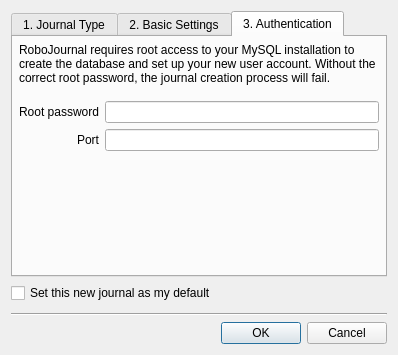
<?xml version="1.0" encoding="UTF-8"?>
<ui version="4.0">
 <class>JournalCreator</class>
 <widget class="QDialog" name="JournalCreator">
  <property name="geometry">
   <rect>
    <x>0</x>
    <y>0</y>
    <width>398</width>
    <height>355</height>
   </rect>
  </property>
  <property name="windowTitle">
   <string>Journal Creator</string>
  </property>
  <property name="windowIcon">
   <iconset resource="../images.qrc">
    <normaloff>:/icons/database_add.png</normaloff>:/icons/database_add.png</iconset>
  </property>
  <layout class="QVBoxLayout" name="verticalLayout_2">
   <item>
    <widget class="QTabWidget" name="TabBox">
     <property name="currentIndex">
      <number>2</number>
     </property>
     <widget class="QWidget" name="Type">
      <attribute name="title">
       <string>1. Journal Type</string>
      </attribute>
      <layout class="QVBoxLayout" name="verticalLayout">
       <property name="margin">
        <number>6</number>
       </property>
       <item>
        <widget class="QLabel" name="label">
         <property name="text">
          <string>Choose new journal database type</string>
         </property>
        </widget>
       </item>
       <item>
        <widget class="QComboBox" name="DBType">
         <item>
          <property name="text">
           <string>SQLite (recommended)</string>
          </property>
         </item>
         <item>
          <property name="text">
           <string>MySQL (advanced users)</string>
          </property>
         </item>
        </widget>
       </item>
       <item>
        <widget class="QTextEdit" name="Description"/>
       </item>
      </layout>
     </widget>
     <widget class="QWidget" name="BasicSettings">
      <attribute name="title">
       <string>2. Basic Settings</string>
      </attribute>
      <layout class="QGridLayout" name="gridLayout">
       <property name="margin">
        <number>6</number>
       </property>
       <item row="0" column="0" colspan="2">
        <widget class="QLabel" name="label_2">
         <property name="text">
          <string>Define the essential parameters of your new journal:</string>
         </property>
         <property name="wordWrap">
          <bool>true</bool>
         </property>
        </widget>
       </item>
       <item row="2" column="0">
        <widget class="QLabel" name="label_3">
         <property name="text">
          <string>Journal name</string>
         </property>
         <property name="alignment">
          <set>Qt::AlignRight|Qt::AlignTrailing|Qt::AlignVCenter</set>
         </property>
        </widget>
       </item>
       <item row="2" column="1">
        <widget class="QLineEdit" name="JournalName">
         <property name="toolTip">
          <string>This is the name that will identify this journal on the host.</string>
         </property>
        </widget>
       </item>
       <item row="3" column="0">
        <widget class="QLabel" name="label_4">
         <property name="text">
          <string>Journal host</string>
         </property>
         <property name="alignment">
          <set>Qt::AlignRight|Qt::AlignTrailing|Qt::AlignVCenter</set>
         </property>
        </widget>
       </item>
       <item row="3" column="1">
        <widget class="QLineEdit" name="Hostname">
         <property name="toolTip">
          <string>This is the machine on which the journal will be created. If the field is left blank the journal is created on this computer.</string>
         </property>
         <property name="placeholderText">
          <string>localhost</string>
         </property>
        </widget>
       </item>
       <item row="4" column="0">
        <widget class="QLabel" name="label_5">
         <property name="text">
          <string>Username</string>
         </property>
         <property name="alignment">
          <set>Qt::AlignRight|Qt::AlignTrailing|Qt::AlignVCenter</set>
         </property>
        </widget>
       </item>
       <item row="4" column="1">
        <widget class="QLineEdit" name="Username">
         <property name="toolTip">
          <string>This is the user that will be associated with this journal. If User already exists, this journal will be added to the group that this user controls. </string>
         </property>
        </widget>
       </item>
       <item row="5" column="0">
        <widget class="QLabel" name="label_6">
         <property name="text">
          <string>Password</string>
         </property>
         <property name="alignment">
          <set>Qt::AlignRight|Qt::AlignTrailing|Qt::AlignVCenter</set>
         </property>
        </widget>
       </item>
       <item row="5" column="1">
        <widget class="QLineEdit" name="Password">
         <property name="echoMode">
          <enum>QLineEdit::Password</enum>
         </property>
        </widget>
       </item>
       <item row="6" column="0">
        <widget class="QLabel" name="label_7">
         <property name="text">
          <string>Repeat</string>
         </property>
         <property name="alignment">
          <set>Qt::AlignRight|Qt::AlignTrailing|Qt::AlignVCenter</set>
         </property>
        </widget>
       </item>
       <item row="6" column="1">
        <widget class="QLineEdit" name="Password2">
         <property name="echoMode">
          <enum>QLineEdit::Password</enum>
         </property>
        </widget>
       </item>
       <item row="7" column="1">
        <widget class="QLabel" name="MatchNotify">
         <property name="text">
          <string>Passwords do not match</string>
         </property>
        </widget>
       </item>
       <item row="8" column="0" colspan="2">
        <spacer name="verticalSpacer_2">
         <property name="orientation">
          <enum>Qt::Vertical</enum>
         </property>
         <property name="sizeType">
          <enum>QSizePolicy::Expanding</enum>
         </property>
         <property name="sizeHint" stdset="0">
          <size>
           <width>20</width>
           <height>20</height>
          </size>
         </property>
        </spacer>
       </item>
       <item row="1" column="0">
        <spacer name="verticalSpacer_5">
         <property name="orientation">
          <enum>Qt::Vertical</enum>
         </property>
         <property name="sizeType">
          <enum>QSizePolicy::Preferred</enum>
         </property>
         <property name="sizeHint" stdset="0">
          <size>
           <width>20</width>
           <height>4</height>
          </size>
         </property>
        </spacer>
       </item>
      </layout>
     </widget>
     <widget class="QWidget" name="Authentication">
      <attribute name="title">
       <string>3. Authentication</string>
      </attribute>
      <layout class="QGridLayout" name="gridLayout_2">
       <property name="margin">
        <number>6</number>
       </property>
       <item row="0" column="0" colspan="2">
        <widget class="QLabel" name="label_9">
         <property name="text">
          <string>&lt;p&gt;RoboJournal requires root access to your MySQL installation to create the database and set up your new user account. Without the correct root password, the journal creation process will fail.&lt;/p&gt;</string>
         </property>
         <property name="alignment">
          <set>Qt::AlignLeading|Qt::AlignLeft|Qt::AlignVCenter</set>
         </property>
         <property name="wordWrap">
          <bool>true</bool>
         </property>
        </widget>
       </item>
       <item row="3" column="0">
        <widget class="QLabel" name="label_10">
         <property name="text">
          <string>Root password</string>
         </property>
        </widget>
       </item>
       <item row="3" column="1">
        <widget class="QLineEdit" name="rootPassword">
         <property name="echoMode">
          <enum>QLineEdit::Password</enum>
         </property>
        </widget>
       </item>
       <item row="4" column="0">
        <widget class="QLabel" name="label_11">
         <property name="text">
          <string>Port</string>
         </property>
         <property name="alignment">
          <set>Qt::AlignRight|Qt::AlignTrailing|Qt::AlignVCenter</set>
         </property>
        </widget>
       </item>
       <item row="4" column="1">
        <widget class="QLineEdit" name="Port"/>
       </item>
       <item row="5" column="0">
        <spacer name="verticalSpacer_3">
         <property name="orientation">
          <enum>Qt::Vertical</enum>
         </property>
         <property name="sizeHint" stdset="0">
          <size>
           <width>20</width>
           <height>27</height>
          </size>
         </property>
        </spacer>
       </item>
       <item row="1" column="0">
        <spacer name="verticalSpacer_4">
         <property name="orientation">
          <enum>Qt::Vertical</enum>
         </property>
         <property name="sizeType">
          <enum>QSizePolicy::Fixed</enum>
         </property>
         <property name="sizeHint" stdset="0">
          <size>
           <width>20</width>
           <height>10</height>
          </size>
         </property>
        </spacer>
       </item>
      </layout>
     </widget>
    </widget>
   </item>
   <item>
    <widget class="QCheckBox" name="UseAsDefault">
     <property name="toolTip">
      <string>&lt;P&gt;If checked, this setting will instruct RoboJournal's configuration process to use this journal as the default. If this is the first time you have used RoboJournal, this option will be required since there are no other journals to use in that situation. &lt;/p&gt;</string>
     </property>
     <property name="text">
      <string>Set this new journal as my default</string>
     </property>
    </widget>
   </item>
   <item>
    <spacer name="verticalSpacer">
     <property name="orientation">
      <enum>Qt::Vertical</enum>
     </property>
     <property name="sizeType">
      <enum>QSizePolicy::Fixed</enum>
     </property>
     <property name="sizeHint" stdset="0">
      <size>
       <width>20</width>
       <height>4</height>
      </size>
     </property>
    </spacer>
   </item>
   <item>
    <widget class="Line" name="line">
     <property name="orientation">
      <enum>Qt::Horizontal</enum>
     </property>
    </widget>
   </item>
   <item>
    <widget class="QDialogButtonBox" name="buttonBox">
     <property name="standardButtons">
      <set>QDialogButtonBox::Cancel|QDialogButtonBox::Ok</set>
     </property>
     <property name="centerButtons">
      <bool>false</bool>
     </property>
    </widget>
   </item>
  </layout>
 </widget>
 <resources>
  <include location="../images.qrc"/>
 </resources>
 <connections/>
</ui>
